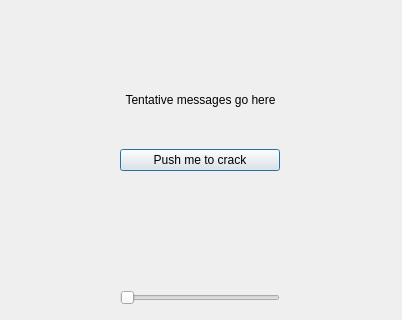
<?xml version="1.0" encoding="UTF-8"?>
<ui version="4.0">
 <class>dialogbox</class>
 <widget class="QDialog" name="dialogbox">
  <property name="geometry">
   <rect>
    <x>0</x>
    <y>0</y>
    <width>402</width>
    <height>320</height>
   </rect>
  </property>
  <property name="minimumSize">
   <size>
    <width>402</width>
    <height>320</height>
   </size>
  </property>
  <property name="maximumSize">
   <size>
    <width>402</width>
    <height>320</height>
   </size>
  </property>
  <property name="cursor">
   <cursorShape>ArrowCursor</cursorShape>
  </property>
  <property name="windowTitle">
   <string>MD5 Cracker</string>
  </property>
  <property name="accessibleDescription">
   <string/>
  </property>
  <widget class="QLabel" name="output">
   <property name="geometry">
    <rect>
     <x>20</x>
     <y>80</y>
     <width>361</width>
     <height>41</height>
    </rect>
   </property>
   <property name="text">
    <string>Tentative messages go here</string>
   </property>
   <property name="alignment">
    <set>Qt::AlignCenter</set>
   </property>
   <property name="wordWrap">
    <bool>true</bool>
   </property>
   <property name="margin">
    <number>0</number>
   </property>
   <property name="textInteractionFlags">
    <set>Qt::LinksAccessibleByMouse|Qt::TextSelectableByMouse</set>
   </property>
  </widget>
  <widget class="QLabel" name="volumeIcon">
   <property name="geometry">
    <rect>
     <x>180</x>
     <y>260</y>
     <width>41</width>
     <height>41</height>
    </rect>
   </property>
   <property name="cursor">
    <cursorShape>ArrowCursor</cursorShape>
   </property>
   <property name="text">
    <string/>
   </property>
   <property name="pixmap">
    <pixmap>media/volume_low.png</pixmap>
   </property>
   <property name="scaledContents">
    <bool>true</bool>
   </property>
   <property name="alignment">
    <set>Qt::AlignCenter</set>
   </property>
  </widget>
  <widget class="QSlider" name="volumeSlider">
   <property name="geometry">
    <rect>
     <x>120</x>
     <y>285</y>
     <width>160</width>
     <height>25</height>
    </rect>
   </property>
   <property name="orientation">
    <enum>Qt::Horizontal</enum>
   </property>
   <property name="tickPosition">
    <enum>QSlider::NoTicks</enum>
   </property>
   <property name="tickInterval">
    <number>50</number>
   </property>
  </widget>
  <widget class="QWidget" name="verticalLayoutWidget">
   <property name="geometry">
    <rect>
     <x>120</x>
     <y>0</y>
     <width>160</width>
     <height>321</height>
    </rect>
   </property>
   <layout class="QVBoxLayout" name="verticalLayout">
    <item>
     <widget class="QPushButton" name="pushButton">
      <property name="cursor">
       <cursorShape>PointingHandCursor</cursorShape>
      </property>
      <property name="text">
       <string>Push me to crack</string>
      </property>
      <property name="iconSize">
       <size>
        <width>18</width>
        <height>18</height>
       </size>
      </property>
     </widget>
    </item>
   </layout>
  </widget>
  <zorder>volumeIcon</zorder>
  <zorder>verticalLayoutWidget</zorder>
  <zorder>volumeSlider</zorder>
  <zorder>output</zorder>
 </widget>
 <resources/>
 <connections/>
</ui>
